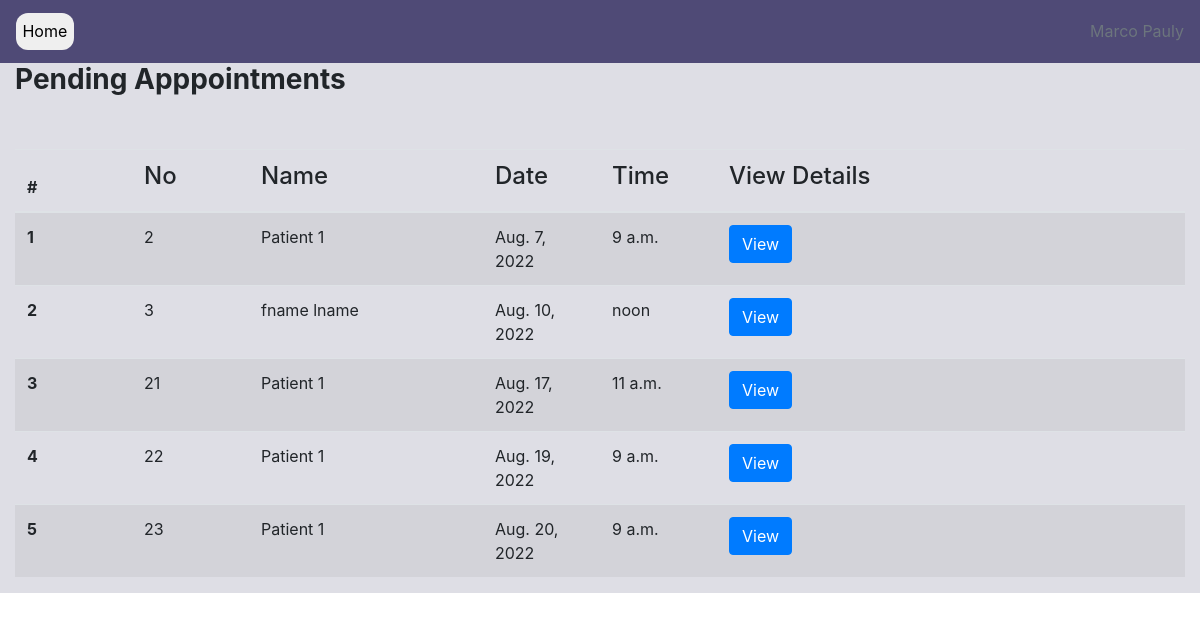
Page /doctor/pending-appointments (signed in) on the earlier database version.
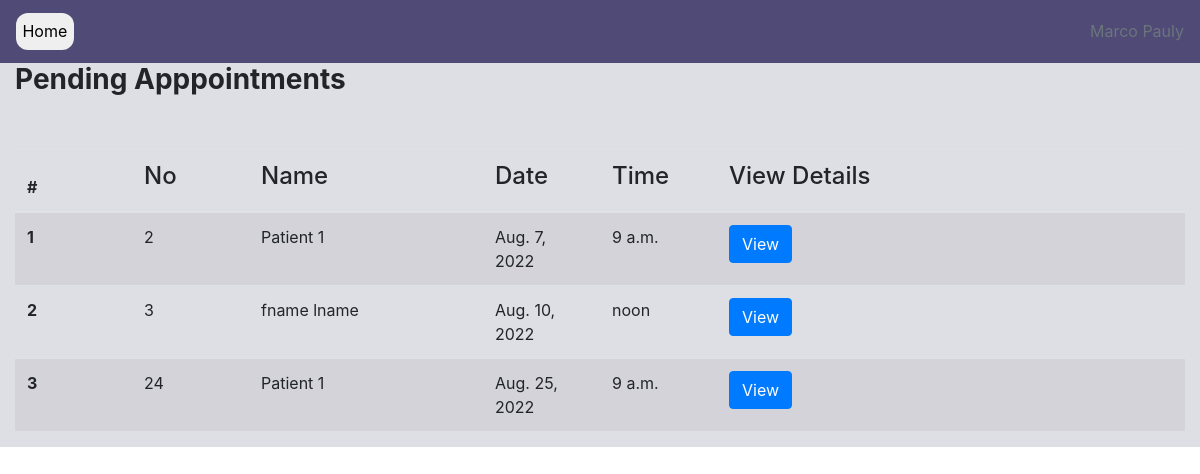
Same page on the later database version.
### appointment/models.py (models this page shows, shortened)
class Appointment(models.Model):
    TIME_SLOT = [
    (1, '9:00-10:00'),
    (2, '10:00-11:00'),
    (3, '11:00-12:00'),
    (4, '13:00-14:00'),
    ]
    doctor = models.ForeignKey(User,on_delete=models.CASCADE, limit_choices_to={'user_type': 'D'}, related_name='doctor')
    patient = models.ForeignKey(User,on_delete=models.CASCADE, limit_choices_to={'user_type': 'P'})
    date =  models.DateField()
    start_time = models.TimeField(null=True)
    end_time = models.TimeField(null=True)
    reason = models.TextField()
    status = models.BooleanField(default=False)
    class Meta:
        constraints = [
            models.UniqueConstraint(fields=['patient', 'doctor', 'date'], name='unique_booking')
        ]
        ordering = ['date', 'start_time']

### accounts/models.py (models this page shows, shortened)
class User(AbstractUser):
    DOCTOR = 'D'
    PATIENT = 'P'
    USER_TYPES = [
        (DOCTOR, 'Doctor'),
        (PATIENT, 'Patient'),
    ]
    MALE = 'M'
    FEMALE = 'F'
    OTHER = 'O'
    PREFER_NOT_TO_SAY = 'N'
    GENDER = [
        (MALE, 'Male'),
        (FEMALE, 'Female'),
        (OTHER, 'Other'),
        (PREFER_NOT_TO_SAY, 'Prefer not to say')
    ]
    user_type = models.CharField(choices=USER_TYPES, max_length=1, default=PATIENT)
    gender = models.CharField(choices=GENDER,  max_length=1, default=PREFER_NOT_TO_SAY)
    phone = PhoneNumberField(null=True, blank=True)
    def is_doctor(self):
        if self.user_type == 'D':
            return True
        return False

### appointment/views.py (the view)
# urls.py: path('doctor/pending-appointments', views.pending_appointments, {'status': False}, name='pending-appointment'), #* Pass extra option to function as dictionary
def pending_appointments(request, status):
    context = {}
    user = request.user
    if not user.is_doctor():
        return HttpResponse("NOT ALLOWED")
    appointments = Appointment.objects.filter(doctor=user, status=status)
    print(connection.queries)
    context = {'appointments':appointments, 'status':status} #* Status passed in to change heading of page (Completed/Pending)
    return render(request, 'pending-appointment.html', context=context)

### PMS/context_processors.py (called while the page is built)
def get_departments(request):
    departments = Department.objects.all()
    return {'departments': departments}

def get_time_slots(request):
    time_slot = Appointment.TIME_SLOT
    return {"time_slot": time_slot}

### appointment/templates/pending-appointment.html (shortened to what this page needs)
<!DOCTYPE html>
<html>
    <head>
        <link rel="stylesheet" href="https://cdn.jsdelivr.net/npm/bootstrap@4.0.0/dist/css/bootstrap.min.css">
    </head>
    <body>
        {% include 'navbar-simple.html' %}
        <section style="height: auto;">
            <div class="container-fluid">
                <div class="row " style="background-color: #8889a347;">
                    {% if status %}
                    <div class="col-md-12 col-12" style="align-items: center;"><h3><b>Completed Apppointments</b></h3></div>
                    {% else %}
                    <div class="col-md-12 col-12" style="align-items: center;"><h3><b>Pending Apppointments</b></h3></div>
                    {% endif %}
                <br>
                <br>
                <br>
                    <div class="col-md-12 col-12" style="align-items: center;">
                        <table class="table table-striped">
                            <thead>
                              <tr>
                                <th scope="col" width="10%">#</th>
                                <th scope="col"  width="10%"><h4>No</h4></th>
                                <th scope="col" width="20%"><h4>Name</h4></th>
                                <th scope="col" width="10%"><h4>Date</h4></th>
                                <th scope="col" width="10%"><h4>Time</h4></th>
                                <th scope="col"><h4>View Details</h4></th>
                              </tr>
                            </thead>
                            <tbody>
{% for appointment in appointments %}
                                <tr>
                                    <th scope="row">{{forloop.counter}}</th>
                                    <td>{{appointment.id}}</td>
                                    <td>{{appointment.patient.get_full_name}}</td>
                                    <td>{{appointment.date}}</td>
                                    <td>{{appointment.start_time}}</td>
                                    <td>
                                        <form action="{% url 'appointment:view-appointment' %}" method="post">
                                            <button class="btn btn-primary" type="submit" name="id" value={{appointment.id}}>View</button>
                                        </form>
                                    </td>
                                </tr>
{% endfor %}
                            </tbody>
                          </table>
                    </div>
                </div>
            </div>
        </section>
    </body>
</html>

Differences in the rows shown:
no longer on this page (row edited): Appointment: id "21", patient.get_full_name "Patient 1", date "Aug. 17, 2022", start_time "11 a.m."
no longer on this page (row edited): Appointment: id "22", patient.get_full_name "Patient 1", date "Aug. 19, 2022", start_time "9 a.m."
no longer on this page (row edited): Appointment: id "23", patient.get_full_name "Patient 1", date "Aug. 20, 2022", start_time "9 a.m."
added Appointment: id "24", patient.get_full_name "Patient 1", date "Aug. 25, 2022", start_time "9 a.m."
